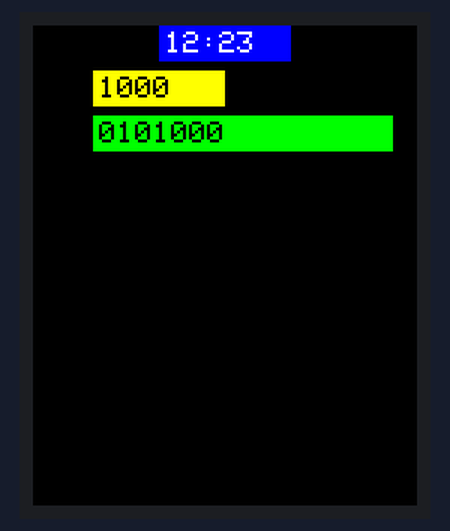
Recording of a sketch running on a simulated Arduino Uno, built with avr-gcc and run on an emulated ATmega328P. Parts: 128×160 colour display.

Above: at 0.2 s.

The sketch:

st7735DEMO.ino
```cpp
#include "struct.h"
#include "st7735.h"
void setup() {
  // put your setup code here, to run once:
  initDatas();
  initST();
}

void loop() {
  // put your main code here, to run repeatedly:
  loopST(s);
}
void initDatas(){
  s.meteo.pressure=65536;
  s.meteo.temp=40.54;
  s.meteo.rhumidity=60.0F;
  s.geo.alt=1000.0F;
  s.tm.Hour=12;
  s.tm.Minute=23;
}
```

st7735.cpp
```cpp
#include "st7735.h"
Adafruit_ST7735 tft = Adafruit_ST7735(TFT_CS, TFT_DC, TFT_RST);
void showTime(char*);
void initFrame();
void showAltitude(char* );
void showPressure (char *);
void showMessage (char* msg, int x, int y, int length, int height, int backCorlor, int color);

void initST() {
  tft.initR(INITR_BLACKTAB);      // Init ST7735S chip, black tab
  tft.fillScreen(ST77XX_BLACK);
  initFrame();
}

void loopST(S_Datas datas) {
  char buff[15]="";
  int i;
  sprintf(buff,"%02d:%02d",datas.tm.Hour,datas.tm.Minute);
  showTime(buff);
  sprintf(buff,"%d",datas.geo.alt);
  showAltitude(buff);

  for (i=0; i<sizeof(buff); i++)
  {
    buff[i] = '\0';
  }
  sprintf(buff,"%d",datas.meteo.pressure);
  showPressure(buff);
}
void initFrame(){

}
void showTime(char* str)
{
  showMessage(str,POS_TIME_X,POS_TIME_Y,44,12, ST77XX_BLUE, ST77XX_WHITE);
}

void showAltitude(char* str)
{
  showMessage(str,POS_ALT_X,POS_ALT_Y,44,12, ST77XX_YELLOW, ST77XX_BLACK);
}

void showPressure (char* str){
  showMessage(str,POS_PRESS_X,POS_PRESS_Y,100,12, ST77XX_GREEN, ST77XX_BLACK);
  tft.print(101000);
}


void showMessage (char* msg, int x, int y, int length, int height, int backCorlor, int color)
{
  tft.fillRect(x-2,y-2,length,height, backCorlor);
  tft.setCursor(x,y);
  tft.setTextColor(color);
  tft.print(msg);

}
```

st7735.h
```cpp
#ifndef __ST7735
#define __ST7735
#include "struct.h"
  #include <Adafruit_ST77xx.h>
  #include <Adafruit_ST7789.h>
  #include <Adafruit_ST7735.h>
    #define TFT_CS        7
  #define TFT_RST        8 // Or set to -1 and connect to Arduino RESET pin
  #define TFT_DC         9
  #define POS_TIME_X 44
  #define POS_TIME_Y 2
  #define POS_ALT_X 22
  #define POS_ALT_Y POS_TIME_Y + 15
  #define POS_PRESS_X 22
  #define POS_PRESS_Y POS_ALT_Y + 15

void initST();
void loopST( S_Datas);
#endif
```

struct.h
```cpp
#if !defined(__STRUCT)
#define __STRUCT
#include <TimeLib.h>
typedef struct S_Meteo{
  unsigned long pressure;
  float temp;
  float rhumidity;
}smeteo;
typedef struct S_Geo{
  int16_t alt;
}sgeo;
typedef struct S_Datas{
  S_Meteo meteo;
  S_Geo geo;
  tmElements_t tm;
}sdatas;
static S_Datas s;
#endif
```
